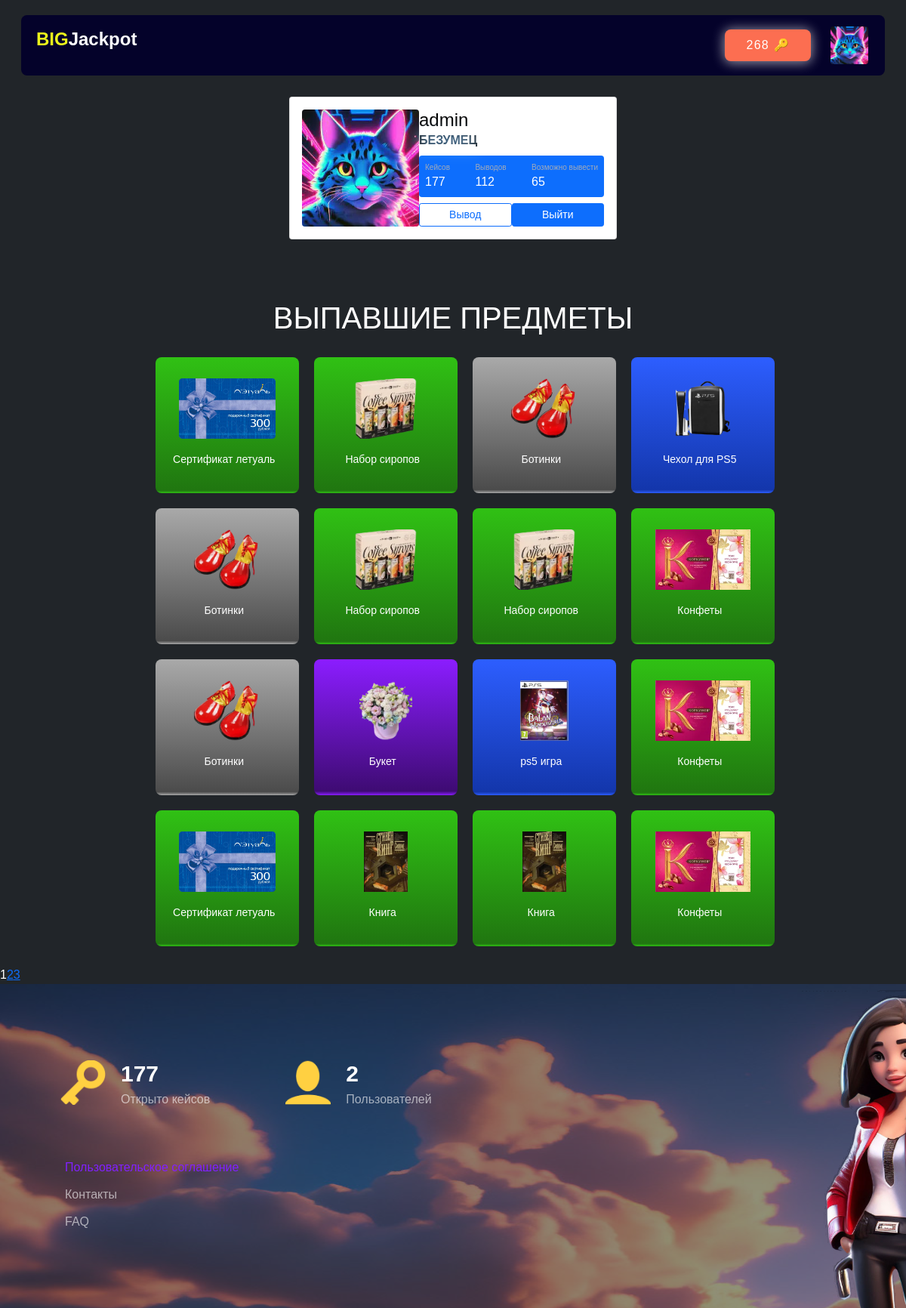
Before: /profile/1/ (signed in) with the older database file.
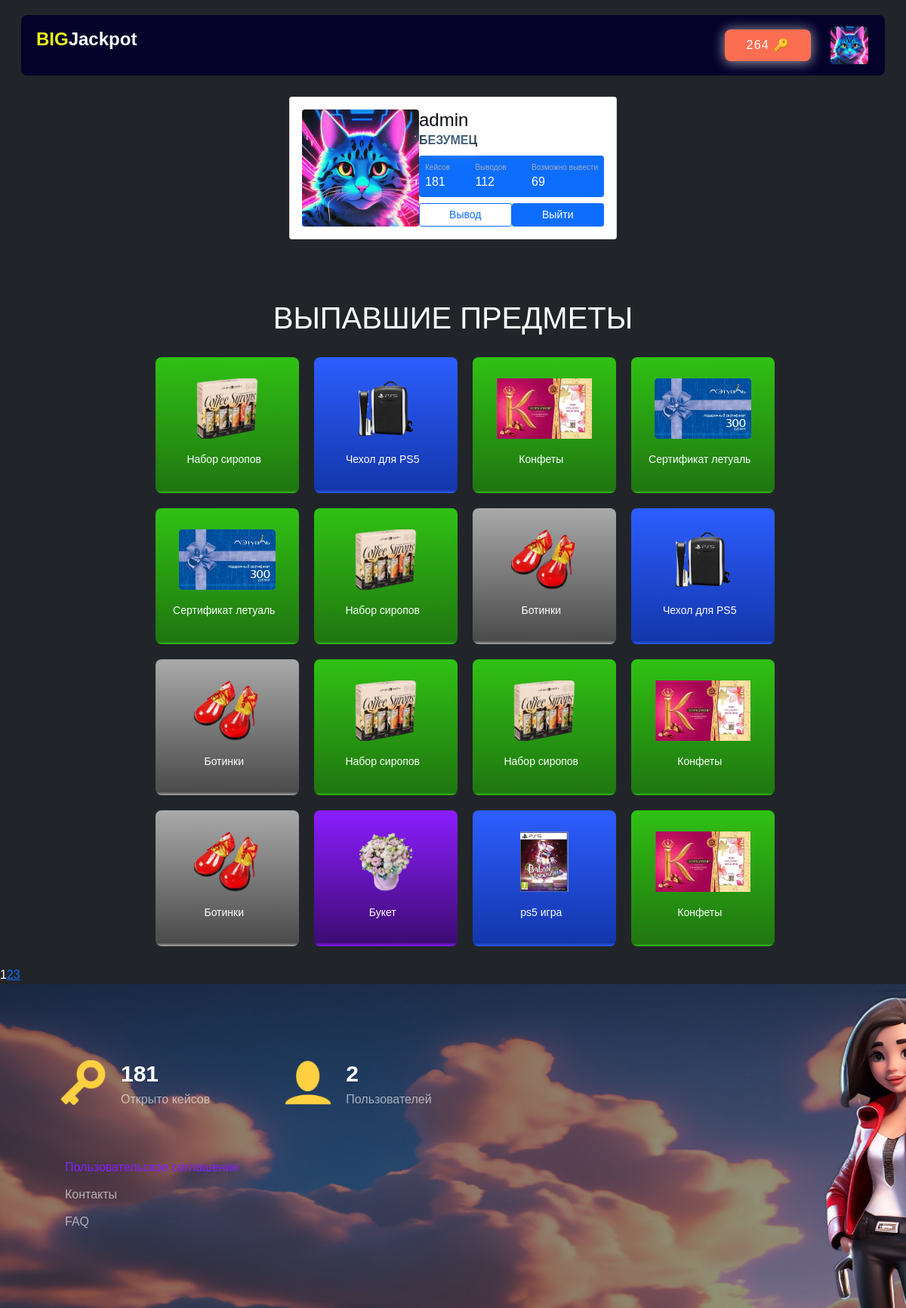
After: the same page with the newer database file.
### profiles/models.py (models this page shows, shortened)
class UserProfile(models.Model):
    def default_avatar_path():
        return 'profile/default.jpg'
    user = models.OneToOneField(User, on_delete=models.CASCADE, related_name='profile', verbose_name='Пользователь')
    image_profiles = ResizedImageField(
        verbose_name='Аватар', force_format="WEBP", quality=75, upload_to="profiles/avatars", default=default_avatar_path)
    keys_count = models.IntegerField(default=0, verbose_name='Количество ключей')
    class Meta:
        verbose_name = 'Игровой профиль'
        verbose_name_plural = 'Игровые профили'

### case/models.py (models this page shows, shortened)
class Item(models.Model):
    name = models.CharField(max_length=100, verbose_name='Наименование')
    img = ResizedImageField(
        verbose_name='Изображение', force_format="WEBP", quality=75, upload_to="items")
    quantity = models.IntegerField(verbose_name='Количество')
    chance = models.FloatField(default=0.0, verbose_name='Шанс выпадения')
    cases = models.ManyToManyField(Case, related_name='items', verbose_name='Кейсы')
    rare = models.IntegerField(choices=[(i, i) for i in range(1, 7)], verbose_name='Редкость', default=1)
    users = models.ManyToManyField(User, through='UserItem')
    class Meta:
        verbose_name = 'Предмет'
        verbose_name_plural = 'Предметы'

### profiles/views.py (the view)
# urls.py: path('profile/<int:user_id>/', profile_view, name='profile'),
@login_required
def profile_view(request, user_id):
    profile_user = get_object_or_404(User, id=user_id)
    items = Item.objects.filter(users=profile_user).order_by('-useritem__received_at')
    user_items_conclusion_false = UserItem.objects.filter(user=profile_user, conclusion=True).order_by('item__id').count()
    paginator = Paginator(items, 16)
    page_number = request.GET.get('page')
    page_obj = paginator.get_page(page_number)
    user_items_count = items.count()
    total = user_items_count - user_items_conclusion_false
    data = {
        'total': total,
        'user_items_count': user_items_count,
        'items_conclusion': user_items_conclusion_false,
        'page_obj': page_obj,
        'profile_user': profile_user
    }
    data['user_items'] = UserItem.objects.all().count()
    data['user_count'] = User.objects.all().count()
    data['keys_count'] = profile_user.profile.keys_count
    return render(request, 'main/profile.html', context=data)

### templates/main/profile.html (shortened to what this page needs)
<!DOCTYPE html>
<html lang="en">
<head>
    {% load static %}
    <link rel="stylesheet" type="text/css" href="{% static 'css/profile.css' %}">
    <link rel="stylesheet" type="text/css" href="https://cdn.jsdelivr.net/npm/bootstrap@5.0.0-alpha1/dist/css/bootstrap.min.css">
    <link rel="stylesheet" type="text/css" href="https://cdn.jsdelivr.net/npm/bootstrap@5.0.0-alpha1/dist/js/bootstrap.bundle.min.js">
    <link rel="stylesheet" type="text/css" href="https://cdnjs.cloudflare.com/ajax/libs/jquery/3.2.1/jquery.min.js">
    <link rel="stylesheet" type="text/css" href="https://cdnjs.cloudflare.com/ajax/libs/font-awesome/4.7.0/css/font-awesome.min.css">
    <link rel="stylesheet" type="text/css" href="{% static 'css/header.css' %}">
    <link rel="stylesheet" type="text/css" href="{% static 'css/rare.css' %}">
    <link rel="stylesheet" href="{% static 'case/style.css' %}">
    <link rel="stylesheet" type="text/css" href="{% static 'css/style-button.css' %}">
    <link rel="stylesheet" type="text/css" href="{% static 'css/stylesHome.css' %}">
</head>
<body>
    {% include 'main/module/header.html' %}
    <div class="container mt-5 d-flex justify-content-center">
        <div class="card p-3">
            <div class="d-flex align-items-center">
                <div class="image">
            <img src="{{ user.profile.image_profiles.url }}" class="rounded" width="155" >
            </div>
            <div class="ml-3 w-100">
               <h4 class="mb-0 mt-0" style="color: black !important;">{{ user.username }}</h4>
               <span class='pouring' style="color: black !important;" >Безумец</span>
               <div class="p-2 mt-2 bg-primary d-flex justify-content-between rounded text-white stats">
                <div class="d-flex flex-column">
                    <span class="articles">Кейсов</span>
                    <span class="number1">{{ user_items_count }}</span>
                </div>
                <div class="d-flex flex-column">
                    <span class="followers">Выводов</span>
                    <span class="number2">{{ items_conclusion }}</span>
                </div>
                <div class="d-flex flex-column">
                    <span class="rating">Возможно вывести</span>
                    <span class="number3">{{ total }}</span>
                </div>
               </div>
               <div class="button mt-2 d-flex flex-row align-items-center">
                <button id="sendMessageBtn" class="btn btn-sm btn-outline-primary w-100">Вывод</button>
                <button class="btn btn-sm btn-primary w-100 ml-2" onclick="location.href='{% url 'logout' %}?next=/profile'">Выйти</button>
               </div>
            </div>
            </div>
        </div>
     </div>
     <div class="info_case">
        <h1>Выпавшие предметы</h1>
        <div class="list_items_mini">
            <ul class="list_new_items">
                {% for item in page_obj %}
                    <li data-item="{{ item.name }}" class="list__item gradient_{{ item.rare }}">
                        <div class="img_items">
                            <img class='img_card' src="{{ item.img.url }}" alt="{{ item.name }}">
                        </div>
                        <div class="title_items">
                            <p>{{ item.name }}</p>
                        </div>
                    </li>
                {% endfor %}
            </ul>
        </div>
    </div>
    <div class="pagination">
        {% for i in page_obj.paginator.page_range %}
        {% if page_obj.number == i %}
        <span class="current-page">{{ i }}</span>
        {% elif i > page_obj.number|add:"-3" and i < page_obj.number|add:"3" %} <a href="?page={{ i }}">{{ i }}</a>
            {% endif %}
            {% endfor %}
    </div>
    {% include 'main/module/footer.html' %}
</body>
</html>

### templates/main/module/header.html
{% load static %}
<header class="top-menu">
    <div class="style-header">
        <a href="/" class="home_link"><p><b>big</b>Jackpot</p></a>
        <div class="button_style style_1">
            {% if request.user.is_authenticated %}
                <a href="{{ settings.SITE_URL }}/paymants/">
                    <button id="button" class="style-buttons style_key" type="button">{{ keys_count }} 🔑</button>
                </a>
                <a href="{% url 'profile' user.id %}" class="userbar__user">
                    <img src="{{ user.profile.image_profiles.url }}" class="rounded" width="50" height="50">
                </a>
            {% else %}
                <a href="{% url 'login' %}">
                    <button id="button" class="style-buttons" type="button">войти</button>
                </a>
            {% endif %}
        </div>
    </div>
</header>

### templates/main/module/footer.html
<footer class="information-case">
    <div class="context">
        <div class="infrormation">
            <div class="call">
                <div class="key-img">
                    <img src="/media/ключ.webp" alt="key">
                </div>
                <div class="inf-key">
                    <p>{{ user_items }}</p>
                    <p>Открыто кейсов</p>
                </div>
            </div>
            <div class="call">
                <div class="key-img">
                    <img src="/media/пользовател.webp" alt="profil">
                </div>
                <div class="inf-key">
                    <p>{{ user_count }}</p>
                    <p>Пользователей</p>
                </div>
            </div>
        </div>
        <div class="link">
            <a href="#">Пользовательское соглашение</a>
            <a href="#">Контакты</a>
            <a href="#">faq</a>
        </div>
    </div>
</footer>

### static/css/profile.css (style rules this page uses)
body { background-color:#B3E5FC; border-radius: 10px; background-color:#212529 !important; }
.card { width: 400px; border: none; border-radius: 10px; margin-top: 10vh; background-color: #fff; }
.stats { background: #f2f5f8 !important; color: #000 !important; }
.articles { font-size:10px; color: #a1aab9; }
.number1 { font-weight:500; }
.followers { font-size:10px; color: #a1aab9; }
.number2 { font-weight:500; }
.rating { font-size:10px; color: #a1aab9; }
.number3 { font-weight:500; }
.pouring { font-size: 16px; font-family: Verdana, sans-serif; font-weight: 900; position: relative; background: white; overflow: hidden; text-transform: uppercase; text-align: center; }
.pouring:before { content: ''; position: absolute; filter: blur(10px); top: 0; left: 0; width: 100%; height: 100%; mix-blend-mode: screen; background-image: repeating-linear-gradient(-45deg, transparent, transparent 1em, #BFE2FF 1em, #337AB7 50%), repeating-linear-gradient(45deg, #337AB7, #337AB7 1em, #FFF 1em, #BFE2FF 50%); background-size: 3em 3em, 2em 2em; animation-name: ani; animation-duration: 10s; animation-timing-function: linear; animation-iteration-count: infinite; animation-direction: alternate; }

### static/css/header.css (style rules this page uses)
body { margin: 0; }
h1 { text-transform: uppercase; color: white; }
.top-menu { display: flex; justify-content: center; }
.style-header { position: fixed; z-index: 999; display: flex; justify-content: space-between; align-items: center; width: 92%; max-height: 80px; height: 100%; border-radius: 8px; margin: 20px 0; padding: 0 20px; background-color: #04022a; }
.style-header p { color: #FFFFFF; font-size: 1.5rem; font-weight: 700; }
.style-header p b { color: #ebf61b; text-transform: uppercase; }
.button_style { display: flex; max-height: 45px; height: 100%; width: 100%; justify-content: center; }
.style_1 { display: flex; justify-content: flex-end; align-items: center; }
.style_key { margin: 1.5rem; }
.home_link { text-decoration : none; width: 100%; }
.userbar__user { border-radius: 10px; cursor: pointer; border: 2px solid transparent; }

### static/css/rare.css (style rules this page uses)
.gradient, .gradient_6, .gradient_5,.gradient_4, .gradient_3,.gradient_2, .gradient_1 { width: 200px; height: 200px; border-radius: 8px; }
.gradient_4 { background: linear-gradient(0deg, #8b1dff 0%, #3e0b73 3%, #8b1dff 100%); }
.gradient_3 { background: linear-gradient(0deg, #2d5eff 0%, #1336ab 2.5%, #2d5eff 100%); }
.gradient_2 { background: linear-gradient(0deg, #30c114 0%, #207610 2%, #30c114 100%); }
.gradient_1 { background: linear-gradient(0deg, #a9a9a9 0%, #4b4b4b 2.5%, #a9a9a9 100%); }

### static/case/style.css (style rules this page uses)
* { margin: 0; padding: 0; font-family: sans-serif; box-sizing: content-box; }
body { min-height: 100vh; background: #12141F; color: white; }
.list__item { display: flex; flex-direction: column; align-items: center; }
.list__item p { font-size: 0.875rem; text-align: center; }
.list_new_items { display: flex; flex-wrap: wrap; justify-content: center; padding-top: 10px; }
.list_new_items li { height: 180px; width: 190px; padding: 10px; margin: 10px; box-sizing: border-box; }
.list_items_mini { display: flex; width: 100%; max-width: 1051px; }
.title_items { align-items: center; display: flex; justify-content: space-between; margin-top: 10px; margin-right: 5%; margin-bottom: 5%; }
.img_items { margin-top: 18px; height: 200px; object-fit: cover; object-position: center; }
.img_card { width: 100%; height: 100%; max-height: 80px; }
.info_case { display: flex; flex-direction: column; align-items: center; margin-top: 10vh; }

### static/css/style-button.css (style rules this page uses)
.style-buttons { padding: 11px 28px; border-radius: 8px; border: none; box-shadow: 0px 1px 16px 1px rgba(255, 255, 255, 0.6); line-height: 1.25; background: #FC6E51; text-decoration: none; color: white; font-size: 1rem; letter-spacing: 0.08em; text-transform: uppercase; transition: background-color .6s ease; overflow: hidden; }

Changed rows visible on the page:
no longer on this page (row unchanged): Item: img (picture), name "Книга"
now on one of the page's lists (row edited): Item: name "Набор сиропов"
now on one of the page's lists (row edited): Item: name "Чехол для PS5"
changed Item "Сертификат летуаль": moves down the list
shown differently, row unchanged: Item "Ботинки": moves down the list
Other visible differences:
{{ keys_count }}: "268" → "264"
{{ user_items_count }}: "177" → "181"
{{ total }}: "65" → "69"
{{ user_items }}: "177" → "181"
